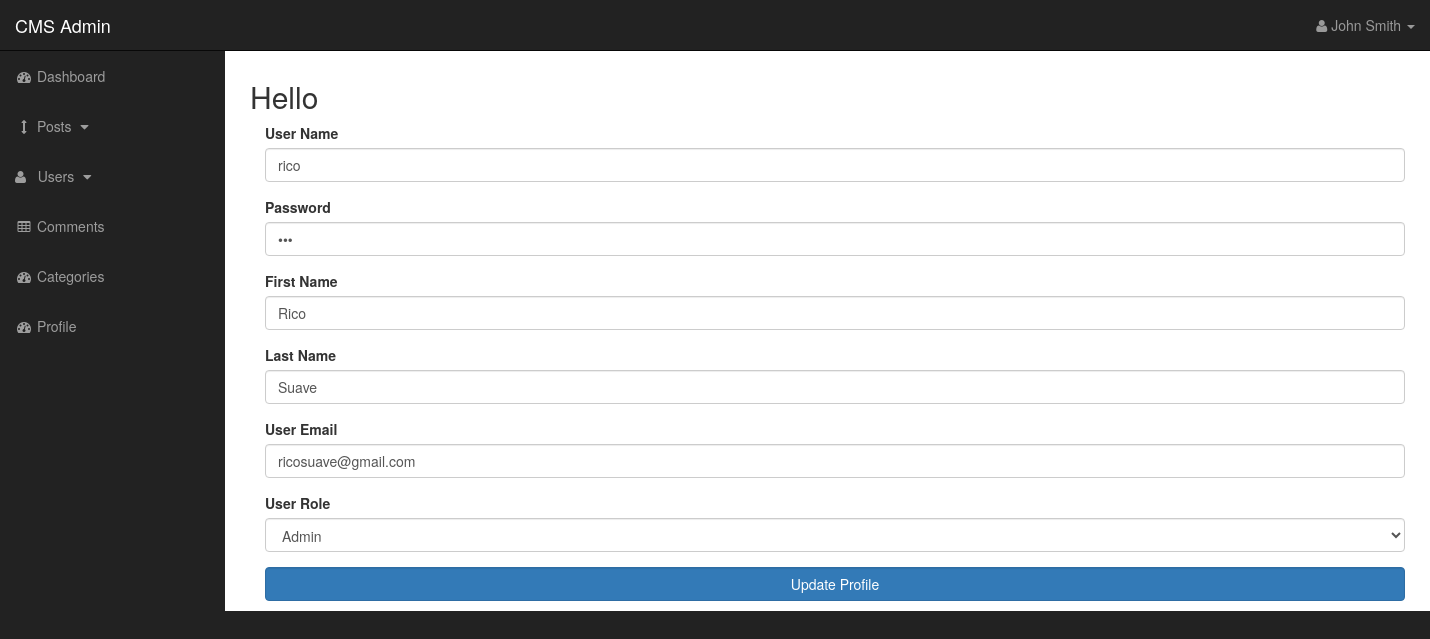
Screenshot of /admin/profile.php (signed in) with the database file from the repository.
### tables this page shows
CREATE TABLE `users` (
  `user_id` int(3) NOT NULL,
  `user_name` varchar(255) NOT NULL,
  `user_password` varchar(255) NOT NULL,
  `user_firstname` varchar(255) NOT NULL,
  `user_lastname` varchar(255) NOT NULL,
  `user_email` varchar(255) NOT NULL,
  `user_image` text NOT NULL,
  `user_role` varchar(255) NOT NULL,
  `randSalt` varchar(255) NOT NULL
);

### admin/profile.php (the view, shortened to what this page needs)
<?php include "includes/admin_header.php"?>
<?php include "../includes/db.php"?>
<?php
    if(isset($_SESSION['username'])){
    $username =  $_SESSION['username'];
    $query = "SELECT * FROM users WHERE user_name='{$username}'";
    $select_user_profile_query = mysqli_query($conn,$query);
    while($result = mysqli_fetch_array($select_user_profile_query)){
        $user_name = $result['user_name'];
        $user_password = $result['user_password'];
        $user_firstname = $result['user_firstname'];
        $user_lastname = $result['user_lastname'];
        $user_email = $result['user_email'];
        $user_role = $result['user_role'];
    }
}
?>
<div id="wrapper">
<?php include "includes/admin_navbar.php"?>
<div id="page-wrapper">
    <div class="container-fluid">
        <div class="row">
            <div class="col-lg-12">
            <h2>Hello</h2>
            <form class="form container" action="" method="post"enctype="multipart/form-data">
                <div class="form-group">
                    <label for="user_name">User Name</label>
                    <input type="text" class="form-control" name="user_name" placeholder="User Name" value="<?php echo $user_name;?>">
                </div>
                <div class="form-group">
                    <label for="user_password">Password</label>
                    <input type="password" class="form-control" name="user_password" value="<?php echo $user_password;?>">
                </div>
                <div class="form-group">
                    <label for="user_firstname">First Name</label>
                    <input type="text" class="form-control" name="user_firstname" placeholder="First Name" value="<?php echo $user_firstname;?>">
                </div>
                <div class="form-group">
                    <label for="user_lastname">Last Name</label>
                    <input type="text" class="form-control" name="user_lastname" placeholder="Last Name" value="<?php echo $user_lastname;?>">
                </div>
                <div class="form-group">
                    <label for="user_email">User Email</label>
                    <input type="email" class="form-control" name="user_email" placeholder="Email" value="<?php echo $user_email;?>">
                </div>
                <div class="form-group">
                    <label for="user_role">User Role</label><br>
                    <select name='user_role' class="form-control">
                    <?php
                        if($user_role == 'admin'){
                            echo '<option selected value="admin"> Admin </option>';
                        }elseif($user_role == 'subscriber'){
                            echo '<option value="admin"> Admin </option>';
                            echo'<option selected value="subscriber"> Subscriber </option>' ;
                        }
                    ?>
                    </select>
                </div>
                <button type="submit" class="btn btn-primary form-control" name="edit_user">Update Profile</button>
            </form>
            </div>
    </div>
</div>
    </div>
</body>
</html>

### admin/css/sb-admin.css (style rules this page uses)
body { margin-top: 100px; background-color: #222; }
@media (min-width:768px) { body { margin-top: 50px; } }
#wrapper { padding-left: 0; }
#page-wrapper { width: 100%; padding: 0; background-color: #fff; }
@media (min-width:768px) { #wrapper { padding-left: 225px; } }
@media (min-width:768px) { #page-wrapper { padding: 10px; } }

### rows the page displays
users: user_name "rico", user_firstname "Rico", user_lastname "Suave", user_email "ricosuave@gmail.com", user_role "Admin"
